Frame 1 (no input): blank canvas, image omitted
Frame 60 (the mouse pressed at the canvas centre just before this capture): blank canvas, image omitted
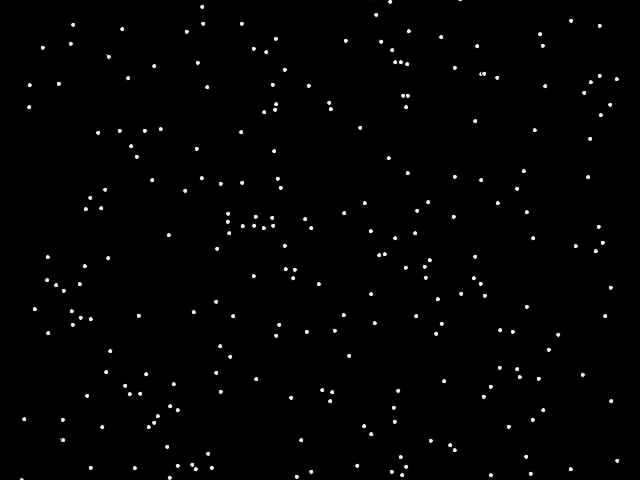
Frame 120 (the mouse held since frame 60 and released just before this capture)

The Processing sketch whose frames 1 and 60 were blank and that drew this single picture after the mouse press (run headless with seeded random() and noise(); from frame 60 on, the mouse is pressed at the canvas centre):

// Processing sketch: globos
// ── globos.pde
class Globo
{
  float x, y,vx,vy;
  Globo (float _x, float _y)
  {
   x=_x;
   y=_y; 
   vx=random(-5,5);
   vy=random(-5, 5);
  }

  void update()
  {
    y=y+vy ;//+ random(-5,5); epilepsia
    x=x+vx; //+ random(-5,5); epilepsia
  }

  void dibujate()
  {
    
    for(int k = 0; k<1; k++){
      ellipse(x,y,5,5);}
  }
  
}

ArrayList<Globo> globos;


void setup()
{
  size(640,480);
  globos = new ArrayList<Globo>();  
}

void draw()
{
  int a = 0;
  background(a);
  for(int i=0;i<globos.size();i++)
  {
    globos.get(i).update();
    globos.get(i).dibujate();

  }
}

void mousePressed()
{
  for(int l= 0; l< 300; l++){
  globos.add(new Globo(mouseX,mouseY));}
}
